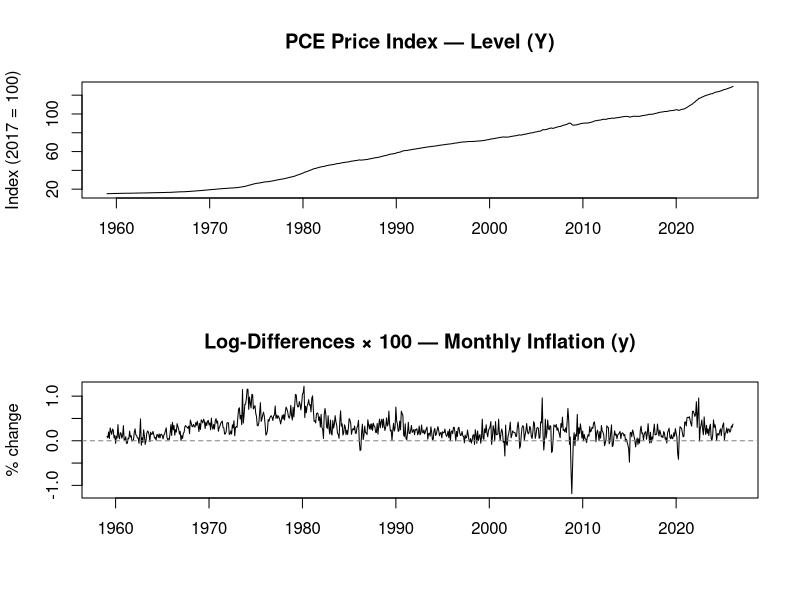

Recreate this plot in R.
# ── 0. Libraries ──────────────────────────────────────────────────────────────
library(tidyverse)   # data wrangling + ggplot2
library(zoo)         # yearmon class — clean monthly ts handling
library(tseries)     # later: adf.test, jarque.bera.test
library(forecast)    # Acf(), Pacf(), auto.arima() — nicer than base R acf()

# ── 1. Load ───────────────────────────────────────────────────────────────────
raw <- read_csv("PCEPI.csv") |>
  rename(date = observation_date, Y = PCEPI) |>
  mutate(date = as.Date(date))

# Quick sanity check
glimpse(raw)          # should be 806 rows, 2 cols
range(raw$date)       # 1959-01-01 to 2026-02-01

# ── 2. Build time series objects ──────────────────────────────────────────────
# ts() needs a start and frequency — monthly = 12
Y <- ts(raw$Y,
        start     = c(1959, 1),
        frequency = 12)

# ── 3. Transformation: log-differences × 100 ──────────────────────────────────
# Why log? Stabilises variance + gives % interpretation
# Why ×100? Converts log-ratio to approximate % change (monthly inflation)
# diff(log(Y)) drops the first obs → n = 805

y <- diff(log(Y)) * 100

# ── 4. Attach dates to a tidy dataframe (useful for ggplot later) ─────────────
df <- tibble(
  date = raw$date,
  Y    = as.numeric(Y)
) |>
  mutate(
    y = c(NA, diff(log(Y)) * 100)   # NA for first row — no lag available
  )

# ── 5. Quick plots ────────────────────────────────────────────────────────────
par(mfrow = c(2, 1))

plot(Y,
     main = "PCE Price Index — Level (Y)",
     ylab = "Index (2017 = 100)", xlab = "")

plot(y,
     main = "Log-Differences × 100 — Monthly Inflation (y)",
     ylab = "% change", xlab = "")
abline(h = 0, col = "grey50", lty = 2)
